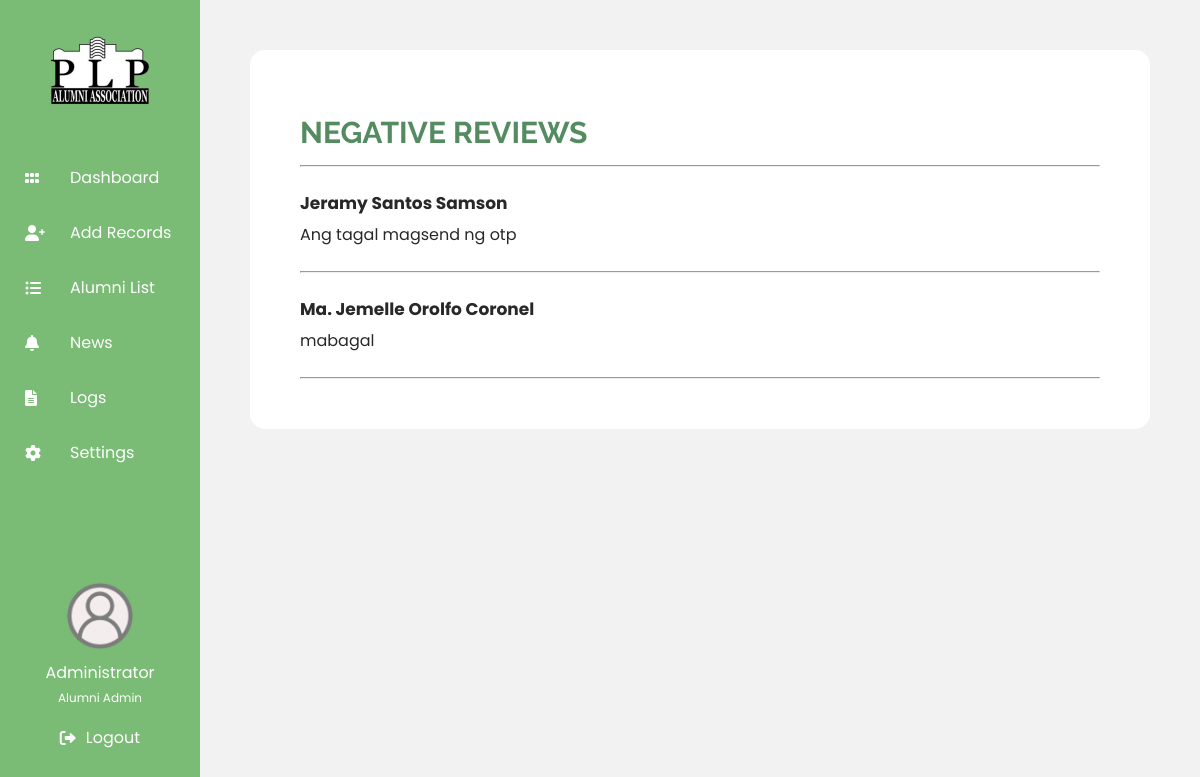
The page /negative-reviews.php (signed in) on the database its author committed.
### tables this page shows
CREATE TABLE `reviews` (
  `id` int(11) NOT NULL,
  `name` varchar(255) NOT NULL,
  `review` text NOT NULL,
  `status` varchar(255) NOT NULL
);

### negative-reviews.php (the view, shortened to what this page needs)
<?php
    include_once 'Includes/dbconnector.php';
?>
<!DOCTYPE html>
<html>
<head>
    <link rel="stylesheet" href="CSS/global.css"/>
    <link rel="stylesheet" href="CSS/sidebar-style.css"/>
    <link rel="stylesheet" href="CSS/admin-dashboard.css"/>
    <link rel="stylesheet" href="https://cdnjs.cloudflare.com/ajax/libs/font-awesome/6.0.0-beta2/css/all.min.css" />
</head>
<body>
<div id="sidebar-div"> <?php include("admin-sidebar.php"); ?> </div>
<main>
    <div class="overview">
        <h2> NEGATIVE REVIEWS </h2>
        <hr>
        <?php
        $result = mysqli_query($link, "select * from reviews WHERE status='Negative' order by id desc");
        while($row = mysqli_fetch_assoc($result)) {
            $name = $row['name'];
            $review = $row['review'];
        echo "<p style='font-size: 17px; font-weight:bold; margin-bottom: -20px;'>" .$name. "</p>
        <p>" .$review. "</p>
        <hr>";
        }
        ?>
    </div>
</main>
</body>
</html>

### CSS/global.css (style rules this page uses)
:root { --accentLightGreen: #5eb471; --accentGreen: #548B60; --accentBlack: #282828; --accentWhite: #FCFCFC; --accentBlackv2 : #344e41; --ff-header: 'Raleway', sans-serif; --ff-paragraph: 'Poppins', sans-serif; }
* { margin:0; padding: 0; list-style: none; box-sizing: border-box; }
body { background-color: var(--accentWhite); }
h1, h2, h3, h4, h5, h6, th { font-family: var(--ff-header); color: var(--accentGreen); font-weight: 700; }
p, a, button, td, label, input, li, textarea { font-family: var(--ff-paragraph); color:var(--accentBlack); font-weight: 400; }

### CSS/sidebar-style.css (style rules this page uses)
body { background-color: rgb(242,242,242); }
main { margin-left: 200px; padding: 50px; display: grid; grid-template-columns: repeat(12, 1fr); gap:30px; }
main div { background-color: white; border-radius: 15px; padding:20px; }

### CSS/admin-dashboard.css (style rules this page uses)
.overview { grid-column: span 12; padding:50px; }
.overview h2 { font-size:clamp(1.5rem, 2.5vw, 2.5rem); margin:15px 0; }
.overview p { line-height: 2rem; margin: 20px 0; }

### rows shown on the page
reviews: name "Jeramy Santos Samson", review "Ang tagal magsend ng otp"
reviews: name "Ma. Jemelle Orolfo Coronel", review "mabagal"

### other values the page prints
$_SESSION['account'] "Administrator"
$_SESSION['pos'] "Alumni Admin"
